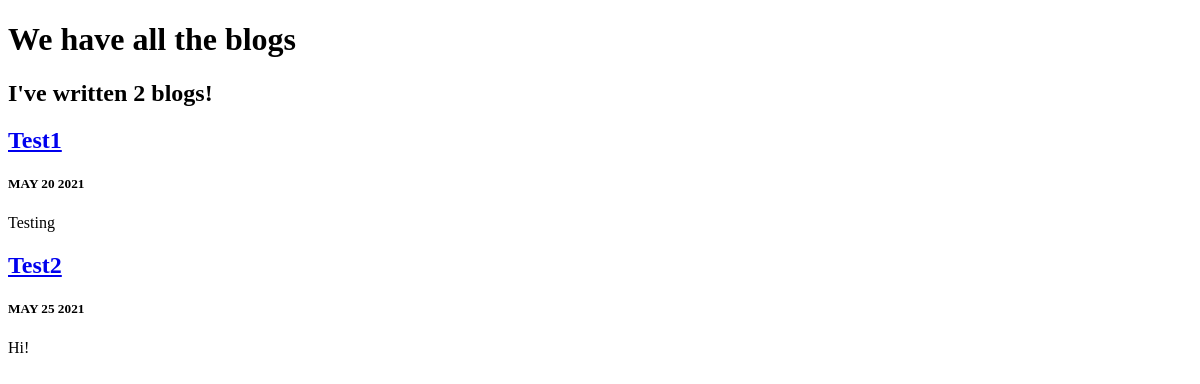
/blog/, run on an earlier commit of the app's database.
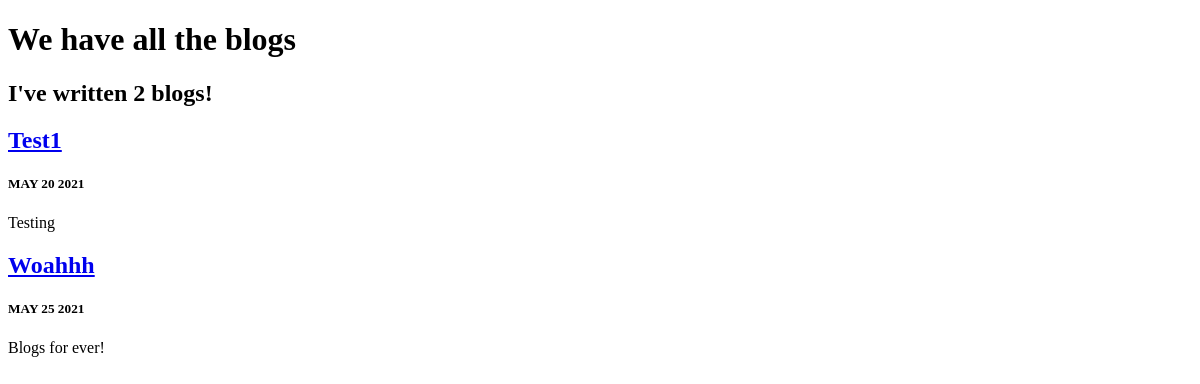
And on a later commit of the database.
### blog/models.py (models this page shows, shortened)
class Blog(models.Model):
    title = models.CharField(max_length=200)
    description = models.TextField()
    date = models.DateField()

### blog/views.py (the view)
# urls.py: path("", views.all_blogs, name="all_blogs"),
def all_blogs(request):
    blogs = Blog.objects.all()
    return render(request, "blog/all_blogs.html", {"blogs": blogs})

### blog/templates/blog/all_blogs.html (shortened to what this page needs)
<!DOCTYPE html>
<html lang="en">
<head>
</head>
<body>
    <h1>We have all the blogs</h1>
    <h2>I've written {{ blogs.count}} blog{{ blogs.count|pluralize }}!</h2>
    {% for blog in blogs %}
    <a href="{% url 'blog:detail' blog.id %}"><h2>{{ blog.title }}</h2></a>
    <h5>{{ blog.date|date:'M d Y'|upper }}</h5>
    <p>{{ blog.description|striptags|truncatechars:100 }}</p>
    {% endfor %}
</body>
</html>

What changed in the data, as far as the page shows it:
removed Blog: title "Test2", date "MAY 25 2021", description "Hi!"
added Blog: title "Woahhh", date "MAY 25 2021", description "Blogs for ever!"
